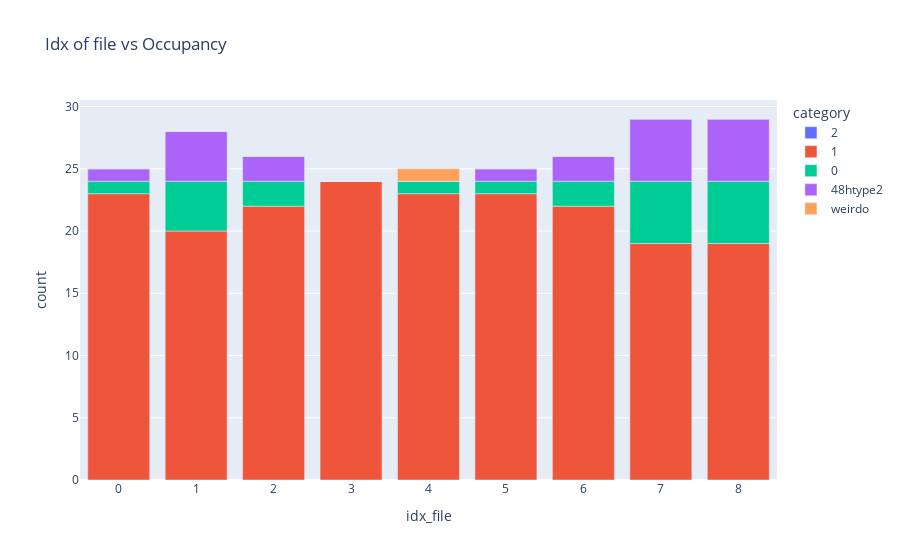

Notebook code cell kept with this figure:
### Code cell
Movement.Occupancy.get_occupancy(file_loc_important_cols, coor_ref_structure_48n24_expanded, tuple_cage_metainfo, el = "Li")
df_occupancy = Plot.Movement.Occupancy.plot_occupancy(file_loc_important_cols, category_labels_occupancy)

### Figure 1 — Plotly figure (JSON) as saved in the notebook; plotly's stock layout.template omitted (floating-point values rounded to 4 significant figures)
{"data": [{"alignmentgroup": "True", "hovertemplate": "category=2<br>idx_file=%{x}<br>count=%{y}<extra></extra>", "legendgroup": "2", "marker": {"color": "#636efa", "pattern": {"shape": ""}}, "name": "2", "offsetgroup": "2", "orientation": "v", "showlegend": true, "textposition": "auto", "type": "bar", "x": [0, 1, 2, 3, 4, 5, 6, 7, 8], "xaxis": "x", "y": [0, 0, 0, 0, 0, 0, 0, 0, 0], "yaxis": "y"}, {"alignmentgroup": "True", "hovertemplate": "category=1<br>idx_file=%{x}<br>count=%{y}<extra></extra>", "legendgroup": "1", "marker": {"color": "#EF553B", "pattern": {"shape": ""}}, "name": "1", "offsetgroup": "1", "orientation": "v", "showlegend": true, "textposition": "auto", "type": "bar", "x": [0, 1, 2, 3, 4, 5, 6, 7, 8], "xaxis": "x", "y": [23, 20, 22, 24, 23, 23, 22, 19, 19], "yaxis": "y"}, {"alignmentgroup": "True", "hovertemplate": "category=0<br>idx_file=%{x}<br>count=%{y}<extra></extra>", "legendgroup": "0", "marker": {"color": "#00cc96", "pattern": {"shape": ""}}, "name": "0", "offsetgroup": "0", "orientation": "v", "showlegend": true, "textposition": "auto", "type": "bar", "x": [0, 1, 2, 3, 4, 5, 6, 7, 8], "xaxis": "x", "y": [1, 4, 2, 0, 1, 1, 2, 5, 5], "yaxis": "y"}, {"alignmentgroup": "True", "hovertemplate": "category=48htype2<br>idx_file=%{x}<br>count=%{y}<extra></extra>", "legendgroup": "48htype2", "marker": {"color": "#ab63fa", "pattern": {"shape": ""}}, "name": "48htype2", "offsetgroup": "48htype2", "orientation": "v", "showlegend": true, "textposition": "auto", "type": "bar", "x": [0, 1, 2, 3, 4, 5, 6, 7, 8], "xaxis": "x", "y": [1, 4, 2, 0, 0, 1, 2, 5, 5], "yaxis": "y"}, {"alignmentgroup": "True", "hovertemplate": "category=weirdo<br>idx_file=%{x}<br>count=%{y}<extra></extra>", "legendgroup": "weirdo", "marker": {"color": "#FFA15A", "pattern": {"shape": ""}}, "name": "weirdo", "offsetgroup": "weirdo", "orientation": "v", "showlegend": true, "textposition": "auto", "type": "bar", "x": [0, 1, 2, 3, 4, 5, 6, 7, 8], "xaxis": "x", "y": [0, 0, 0, 0, 1, 0, 0, 0, 0], "yaxis": "y"}], "layout": {"barmode": "relative", "legend": {"title": {"text": "category"}, "tracegroupgap": 0}, "title": {"text": "Idx of file vs Occupancy"}, "xaxis": {"anchor": "y", "domain": [0, 1], "title": {"text": "idx_file"}}, "yaxis": {"anchor": "x", "domain": [0, 1], "title": {"text": "count"}}}}
